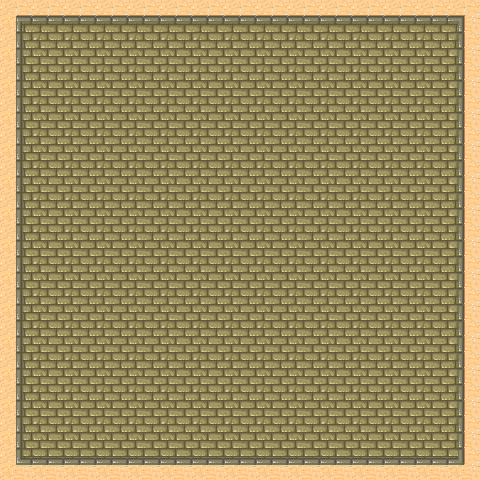

Below is a game level as drawn by its tile map, then a one-line description and the .tmx that defines it (tile-layer data replaced by summaries):
An orthogonal 15x15 tile map with 32x32 px tiles, 1 tile layer (Tile Layer 1).

<map version="1.0" orientation="orthogonal" renderorder="right-down" width="15" height="15" tilewidth="32" tileheight="32">
 <tileset firstgid="1" name="Terrain" tilewidth="32" tileheight="32" spacing="1" margin="1">
  <image source="../../../media/tmw_desert_spacing.png" width="265" height="199" />
 </tileset>
 <layer name="Tile Layer 1" width="15" height="15">
  <data>[225 cells, 225 non-empty, 9 distinct tile ids]</data>
 </layer>
</map>
